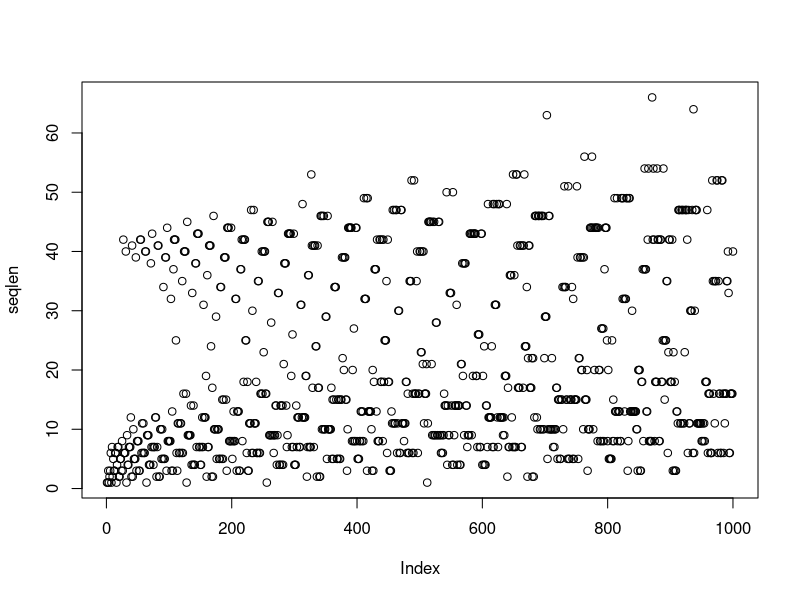

Write the R code that produced this figure.
seqlen = c()

for (i in 1:1000) {
  n = i 
  counter = 1 
  while (n !=1) {
    cat(n,"\n")
    if (n%%2==0) {
      n = n/2
    } else {
      n = (n*3)+1 
      counter = counter + 1
    }
  }
  
  seqlen = c(seqlen,counter) 
}

plot(seqlen)